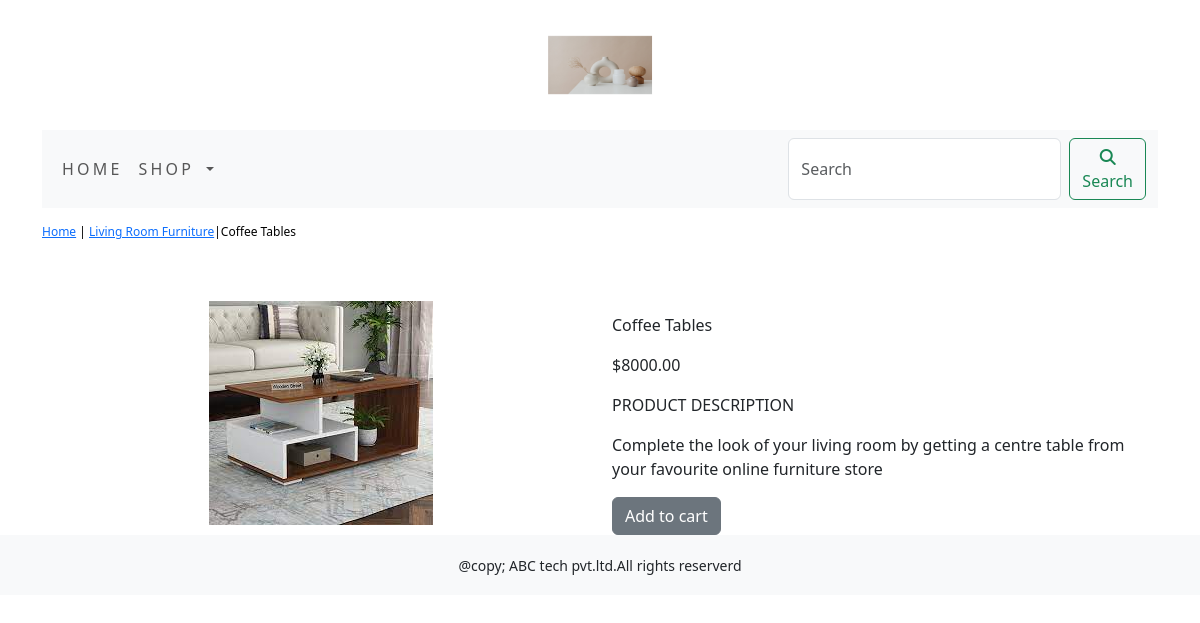
Page /shop/living-room-furniture/coffee-tables/ on the committed database.
### shop/models.py (models this page shows, shortened)
class Product(models.Model):
    objects = None
    name=models.CharField(max_length=250,unique=True)
    slug=models.SlugField(max_length=250,unique=True)
    description=models.TextField(blank=True)
    price=models.DecimalField(max_digits=10,decimal_places=2)
    category=models.ForeignKey(Category,on_delete=models.CASCADE)
    image=models.ImageField(upload_to='product',blank=True)
    stock=models.IntegerField()
    available=models.BooleanField(default=True)
    created=models.DateTimeField(auto_now_add=True)
    updated=models.DateTimeField(auto_now=True)
    class Meta:
        ordering=('name',)
        verbose_name='product'
        verbose_name_plural='products'

class Category(models.Model):
    name=models.CharField(max_length=250,unique=True)
    slug=models.SlugField(max_length=250,unique=True)
    description=models.TextField(blank=True)
    image=models.ImageField(upload_to='category',blank=True)
    class Meta:
        ordering=('name',)
        verbose_name='category'
        verbose_name_plural='categories'
    def get_url(self):
        return reverse('shop:product_by_category',args=[self.slug])
    def __str__(self):
        return '{}'.format(self.name)

### shop/views.py (the view)
# urls.py: path('<slug:c_slug>/<slug:product_slug>/', views.proDetail, name='prodCatdetail'),
def proDetail(request,c_slug,product_slug):
    try:
        product=Product.objects.get(category__slug=c_slug,slug=product_slug)
    except Exception as e:
        raise e
    return render(request,'product.html',{'product':product})

### cart/context_processors.py (called while the page is built)
def counter(request):
    item_count=0
    if 'admin' in request.path:
        return {}
    else:
        try:
            cart=Cart.objects.filter(cart_id=_cart_id(request))
            cart_items=CartItem.objects.all().filter(cart=cart[:1])
            for cart_item in cart_items:
                item_count += cart_item.quantity
        except Cart.DoesNotExist:
            item_count =0
    return dict(item_count=item_count)

### cart/views.py (called while the page is built)
def _cart_id(request):
    cart=request.session.session_key
    if not cart:
        cart=request.session.create()
    return cart

### shop/context_processors.py (called while the page is built)
def menu_links(request):
    links=Category.objects.all()
    return dict(links=links)

### templates/product.html (shortened to what this page needs)
{% extends 'base.html' %}
{% load static %}
{% block content %}
<div class="row my_prod_row_class">
    <div class="mx_auto">
        <p><a href="{% url 'shop:allProdCat' %}">Home</a> | <a href="{{product.category.get_url}}">{{product.category}}</a>|{{product.name}} </p>
    </div>
</div>
<div class="container">
<br>
<div class="row">
    <div class="col-12 col-sm-12 col-md-12 col-lg-6 text-center">
        <div style="min-width:18rem;">
            <img src="{{product.image.url}}" alt="{{product.name}}">
        </div>
    </div>
    <div class="col-12 col-sm-12 col-md-12 col-lg-6">
        <div>
        <h1 class="my_prod_title">{{product.name}}</h1>
        <p>${{product.price}}</p>
        <p class="my_title">Product Description</p>
        <p class="text-justify my_prod_text">{{product.description}}</p>
        {% if product.stock <= 0 %}
        <p class="text-justify my_prod_text"><b>Out of stock</b></p>
        {% else %}
        <a class="btn btn-secondary" href="{% url 'cart:add_cart' product.id %}">Add to cart</a>
        {% endif %}
    </div>
        </div>
</div>
</div>
</div>
{% endblock %}

### static/css/custom.css (style rules this page uses)
body { font-family:'roboto',sans-serif; }
.my_title { font-size:16px; text-transform:uppercase; letter_spacing:.2em; }
.my_prod_row_class { padding-top:15px; padding-bottom:20px; }
.my_prod_row_class .mx_auto { color:#000; font-size:12px; text-decoration:none; }
.my_prod_title { font-size:16px; text_transform:uppercase; letter_spacing:.2em; padding-top:15px; padding-bottom:10px; }
.my_prod_text { padding-right:20px; }

### rows in the picture
Product: category "Living Room Furniture", name "Coffee Tables", image (picture), price "8000.00", description "Complete the look of your living room by getting a centre table from your favourite online furniture store"
